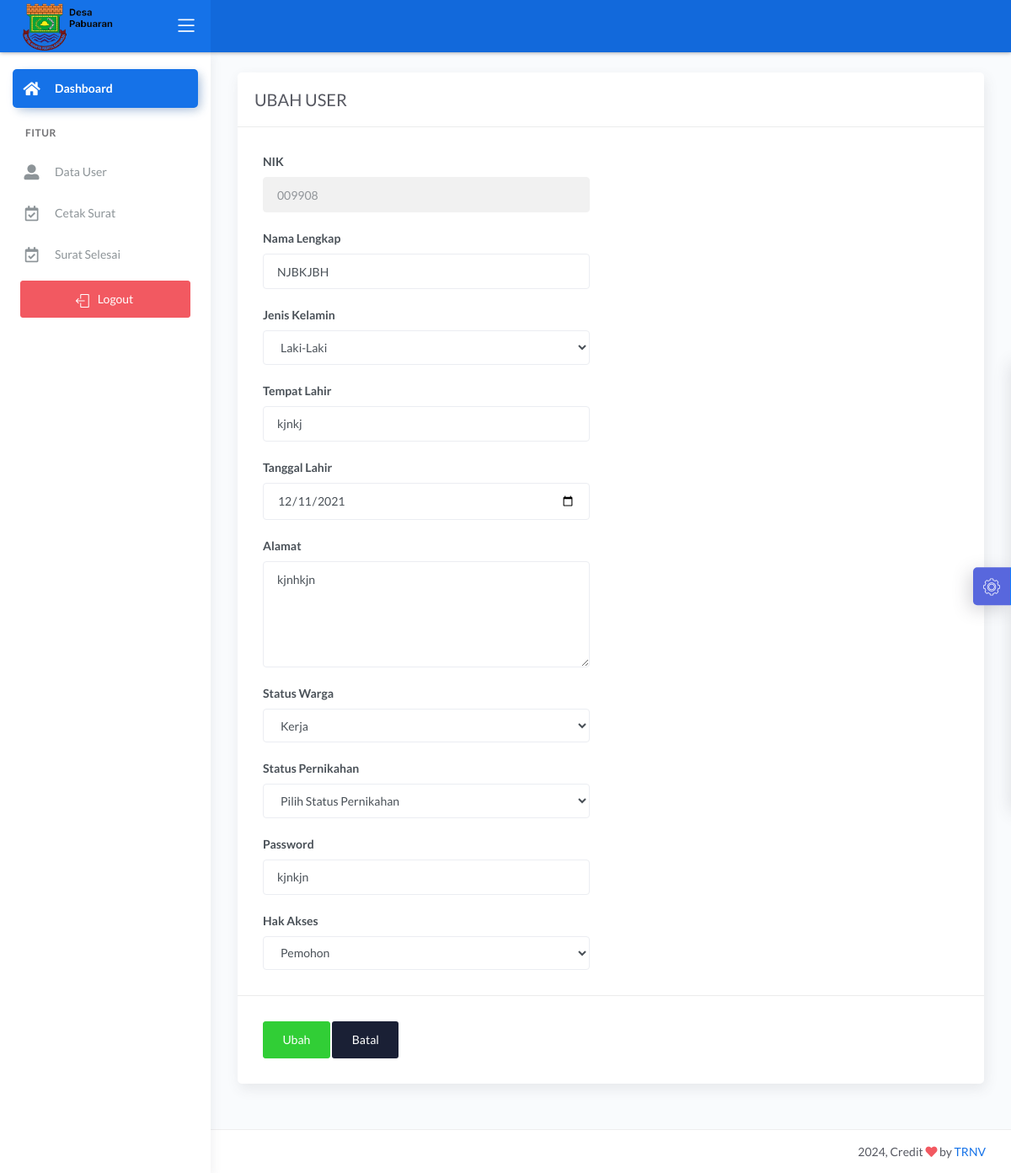
The page /demo1/main2.php?halaman=ubah_user&nik=009908 (signed in) on the database its author committed.
### tables this page shows
CREATE TABLE `data_user` (
  `nik` varchar(16) NOT NULL,
  `password` varchar(225) NOT NULL,
  `hak_akses` varchar(225) NOT NULL,
  `nama` varchar(30) NOT NULL,
  `tanggal_lahir` date NOT NULL,
  `tempat_lahir` varchar(30) NOT NULL,
  `jekel` varchar(20) NOT NULL,
  `agama` varchar(20) NOT NULL,
  `alamat` text NOT NULL,
  `telepon` varchar(13) NOT NULL,
  `status_warga` varchar(30) NOT NULL,
  `status_pernikahan` varchar(30) NOT NULL
);

### demo1/ubah_user.php (the view, shortened to what this page needs)
<!-- <?php include '../konek.php';?>
<link href="css/sweetalert.css" rel="stylesheet" type="text/css">
<script src="js/jquery-2.1.3.min.js"></script>
<script src="js/sweetalert.min.js"></script>
<?php
    if(isset($_GET['nik'])){
        $nik = $_GET['nik'];
        $sql = "SELECT * FROM data_user WHERE nik='$nik'";
        $query = mysqli_query($konek,$sql);
        $data=mysqli_fetch_array($query,MYSQLI_BOTH);
        $username = $data['nik'];
        $password = $data['password'];
        $nama = $data['nama'];
		$jekel = $data['jekel'];
		$tempat = $data['tempat_lahir'];
		$tanggal = $data['tanggal_lahir'];
		$alamat = $data['alamat'];
		$status_warga = $data['status_warga'];
		$status_pernikahan = $data ['status_pernikahan'];
		$hak_akses = $data['hak_akses'];
    }
?>
<div class="page-inner">
					<div class="row">
						<div class="col-md-12">
						<form method="POST">
							<div class="card">
								<div class="card-header">
									<div class="card-title">FORM UBAH USER</div>
								</div>
								<div class="card-body">
									<div class="row">
											<div class="col-md-6 col-lg-6">
												<div class="form-group">
													<label>NIK</label>
													<input type="text" readonly="" name="nik" value="<?php echo $username;?>" class="form-control" autofocus>
												</div>
												<div class="form-group">
													<label>Nama</label>
													<input type="text" name="nama" class="form-control" value="<?php echo $nama;?>" placeholder="Nama..">
												</div>
												<div class="form-group">
													<label>Tempat Lahir</label>
													<input type="text" name="tempat" class="form-control" value="<?php echo $tempat;?>" placeholder="Tempat Lahir.." >
												</div>
												<div class="form-group">
													<label>Tanggal Lahir</label>
													<input type="date" name="tanggal" class="form-control"  value="<?php echo $tanggal;?>">
												</div>
												<div class="form-group">
													<label>Jenis Kelamin</label>
													<select name="jekel" class="form-control">
														<option disabled="" selected="">Pilih Jenis Kelamin</option>
														<option value="Laki-Laki" <?php if($jekel=="Laki-Laki") echo 'selected'?>>Laki-Laki</option>
														<option value="Perempuan" <?php if($jekel=="Perempuan") echo 'selected'?>>Perempuan</option>
													</select>
												</div>
												<div class="form-group">
													<label>Alamat</label>
													<textarea name="alamat" class="form-control"  cols="30" rows="10" placeholder="Alamat.."><?php echo $alamat;?></textarea>
												</div>
												<div class="form-group">
													<label>Status Warga</label>
													<select name="status_warga" class="form-control">
														<option disabled="" selected="">Pilih Status Warga</option>
														<option value="Sekolah" <?php if($status_warga=="Sekolah") echo 'selected'?>>Sekolah</option>
														<option value="Kerja" <?php if($status_warga=="Kerja") echo 'selected'?>>Kerja</option>
														<option value="Belum Kerja" <?php if($status_warga=="Belum Kerja") echo 'selected'?>>Belum Kerja</option>
													</select>
												</div>
												<div class="form-group">
													<label>Status Pernikahan</label>
													<select name="status_pernikahan" class="form-control">
														<option disabled="" selected="">Pilih Status Warga</option>
														<option value="Kawin" <?php if($status_pernikahan=="Kawin") echo 'selected'?>>Sekolah</option>
														<option value="Belum Kawin" <?php if($status_warga=="Belum Kawin") echo 'selected'?>>Belum Kawin</option>
													</select>
												</div>
												<div class="form-group">
													<label>Password</label>
													<input type="text" name="password" value="<?php echo $password;?>" class="form-control">
                                                </div>
                                                <div class="form-group">
													<label>Hak Akses</label>
													<select name="hak_akses" class="form-control">
														<option value="Pemohon" <?php if($hak_akses=="Pemohon") echo 'selected'?>>Pemohon</option>
														<option value="Lurah" <?php if($hak_akses=="Lurah") echo 'selected'?>>Lurah</option>
														<option value="Staf" <?php if($hak_akses=="Staf") echo 'selected'?>>Staf</option>
													</select>
												</div>
											</div>
									</div>
								</div>
								<div class="card-action">
									<button name="ubah" class="btn btn-success btn-sm">Ubah</button>
									<a href="?halaman=tampil_user" class="btn btn-default btn-sm">Batal</a>
								</div>
							</div>
						</div>
						</form>
					</div>
</div>
<?php
if(isset($_POST['ubah'])){
    $nik = $_POST['nik'];
    $password = $_POST['password'];
    $hak_akses = $_POST['hak_akses'];
	$nama = $data['nama'];
		$jekel = $data['jekel'];
		$tempat = $data['tempat'];
		$tanggal = $data['tanggal'];
		$alamat = $data['alamat'];
		$status_warga = $data['status_warga'];
		$status_pernikahan = $data['status_pernikahan'];
    $sql = "UPDATE data_user SET
    password='$password',
    hak_akses='$hak_akses',
	nama='$nama' WHERE nik='$nik'";
    $query = mysqli_query($konek,$sql);
	if($query){
		echo "<script language='javascript'>swal('Selamat...', 'Ubah Berhasil', 'success');</script>" ;
		echo '<meta http-equiv="refresh" content="3; url=?halaman=tampil_user">';
	  }else{
		echo "<script language='javascript'>swal('Gagal...', 'Ubah Gagal', 'error');</script>" ;
		echo '<meta http-equiv="refresh" content="3; url=?halaman=ubah_user">';
	  }
}
?> -->
<?php
	if(isset($_GET['nik'])){
		$nik = $_GET['nik'];
		$tampil_nik = "SELECT * FROM data_user WHERE nik=$nik";
		$query = mysqli_query($konek,$tampil_nik);
		$data = mysqli_fetch_array($query,MYSQLI_BOTH);
		$nik = $data['nik'];
		$nama = $data['nama'];
		$tempat = $data['tempat_lahir'];
		$tanggal = $data['tanggal_lahir'];
		$jekel = $data['jekel'];
		$alamat = $data['alamat'];
		$status_warga = $data['status_warga'];
	}
?>
<link href="css/sweetalert.css" rel="stylesheet" type="text/css">
<div class="page-inner">
					<div class="row">
						<div class="col-md-12">
						<form method="POST">
							<div class="card">
								<div class="card-header">
									<div class="card-title">UBAH USER</div>
								</div>
								<div class="card-body">
									<div class="row">
											<div class="col-md-6 col-lg-6">
												<div class="form-group">
													<label>NIK</label>
													<input type="number" name="nik" class="form-control" placeholder="NIK Anda.." value="<?= $nik;?>" readonly>
												</div>
												<div class="form-group">
													<label>Nama Lengkap</label>
													<input type="text" name="nama" class="form-control" placeholder="Nama Lengkap Anda.." value="<?= $nama;?>">
												</div>
												<div class="form-group">
													<label>Jenis Kelamin</label>
													<select name="jekel" class="form-control">
														<option value="Laki-Laki" <?php if($jekel=="Laki-Laki") echo 'selected'?>>Laki-Laki</option>
													</select>
												</div>
												<div class="form-group">
													<label>Tempat Lahir</label>
													<input type="text" name="tempat" class="form-control" value="<?= $tempat;?>" placeholder="Tempat Lahir Anda..">
												</div>
												<div class="form-group">
													<label>Tanggal Lahir</label>
													<input type="date" name="tgl" class="form-control" value="<?= $tanggal;?>">
												</div>
												<div class="form-group">
													<label for="comment">Alamat</label>
													<textarea class="form-control" name="alamat" rows="5"><?= $alamat?></textarea>
												</div>
												<div class="form-group">
													<label>Status Warga</label>
													<select name="status_warga" class="form-control">
														<option value="Kerja" <?php if($status_warga=="Kerja") echo 'selected'?>>Kerja</option>
													</select>
												</div>
												<div class="form-group">
													<label>Status Pernikahan</label>
													<select name="status_pernikahan" class="form-control">
														<option disabled="" selected="">Pilih Status Pernikahan</option>
													</select>
												</div>
												<div class="form-group">
													<label>Password</label>
													<input type="text" name="password" value="<?php echo $password;?>" class="form-control">
                                                </div>
                                                <div class="form-group">
													<label>Hak Akses</label>
													<select name="hak_akses" class="form-control">
														<option value="Pemohon" <?php if($hak_akses=="Pemohon") echo 'selected'?>>Pemohon</option>
													</select>
												</div>
											</div>
									</div>
								</div>
								<div class="card-action">
									<button name="ubah" class="btn btn-success">Ubah</button>
									<a href="?halaman=beranda" class="btn btn-default">Batal</a>
								</div>
							</div>
						</div>
					</div>
</div>

### rows shown on the page
data_user: nik "009908", nama "NJBKJBH", jekel "Laki-Laki", tempat "kjnkj", tgl "12/11/2021", alamat "kjnhkjn", status_warga "Kerja", password "kjnkjn", hak_akses "Pemohon"
